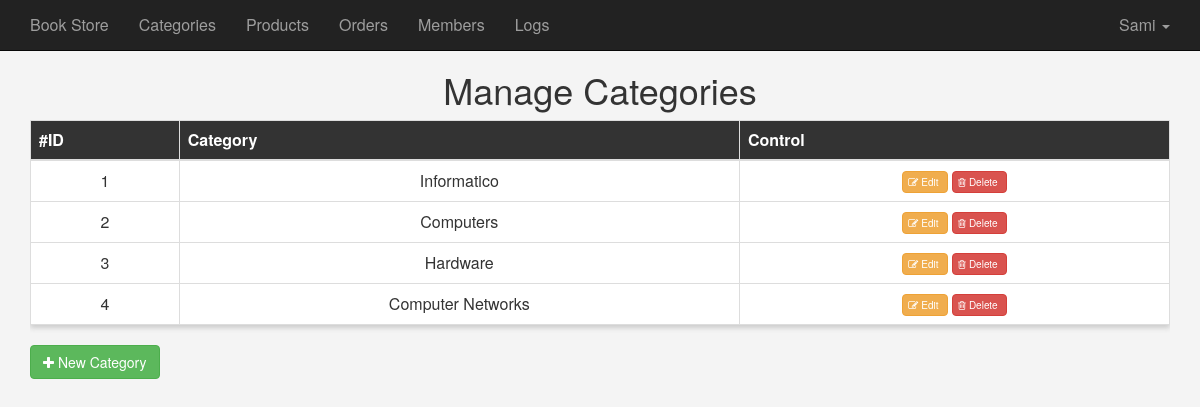
/admin/categories.php (signed in), run on the app's committed database.
### tables this page shows
CREATE TABLE `category` (
  `category_id` int(11) NOT NULL,
  `category_name` varchar(45) DEFAULT NULL
);

### admin/categories.php (the view, shortened to what this page needs)
<?php
if(isset($_SESSION['username'])) {
	include 'init.php';
	$do = isset($_GET['do']) ? $_GET['do'] : 'Manage';
	if ($do == 'Manage') {
			$sql = "SELECT * FROM category";
			$stmt = $db->prepare($sql);
			$stmt->execute();
			$rows = $stmt->fetchAll(PDO::FETCH_ASSOC);
		?>
			<h1 class="text-center">Manage Categories</h1>
			<div class="container">
				<div class="table-responsive">
					<table class="main-table table table-hover table-bordered text-center">
						<thead>
							<tr>
								<th>#ID</th>
								<th>Category</th>
								<th>Control</th>
							</tr>
						</thead>
						<tbody>
						<?php
							foreach($rows as $row) {
								echo "<tr>";
									echo "<td>" . $row['category_id']   .  "</td>";
									echo "<td>" . $row['category_name']  .  "</td>";
									echo "<td>" .
										   '<a href="?do=Edit&cat_id='. $row['category_id'] . '" class="btn btn-warning"><i class="fa fa-edit"></i>Edit</a>
											<a href="?do=Delete&cat_id=' . $row['category_id'] . '" class="btn btn-danger confirm"><i class="fa fa-trash-o"></i>Delete</a>'
									   . "</td>";
								echo "</tr>";
							}
						 ?>
						</tbody>
					</table>
				</div>
				<a href="?do=Add" class="btn btn-success"><i class="fa fa-plus"></i> New Category</a>
			</div>
	<?php }
	include $tpl . 'footer.inc.php';
} else {
	header('Location: index.php');
	exit();
}

### admin/layout/css/admin.css (style rules this page uses)
body { background-color: #f4f4f4; font-size: 16px; padding-top: 50px; }
.main-table { box-shadow: 0 3px 5px #ccc; }
.main-table thead { background-color: #333; color: #fff; }
.main-table td { vertical-align: middle !important; background-color: #fff; }
.main-table .btn { padding: 3px 8px; font-size: 10px; }
.main-table .btn i { position: relative; top:0px; right: 3px; }

### data on the page
category: category_id "1", category_name "Informatico"
category: category_id "2", category_name "Computers"
category: category_id "3", category_name "Hardware"
category: category_id "4", category_name "Computer Networks"

### other printed values
lang('HOME_ADMIN') "Book Store"
lang('CATEGORIES') "Categories"
lang('ITEMS') "Products"
lang('ORDERS') "Orders"
lang('MEMBERS') "Members"
lang('LOGS') "Logs"
